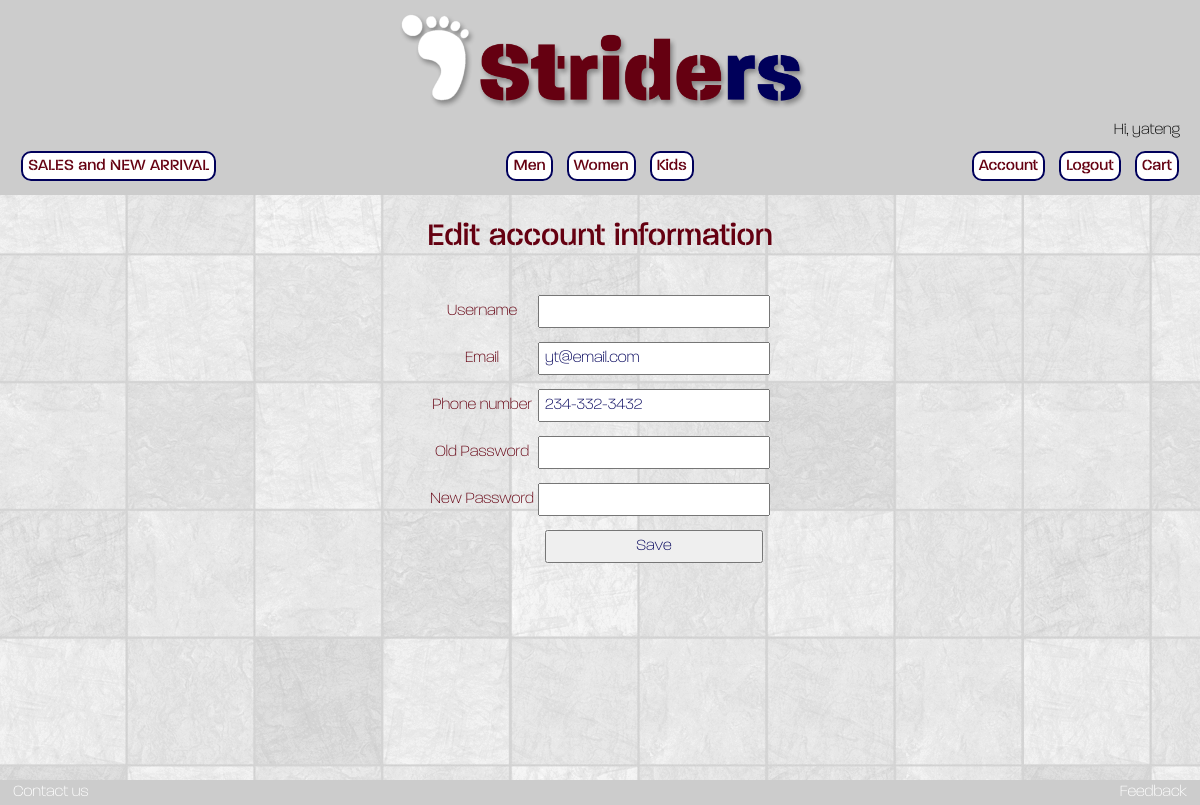
/account (signed in), run on the app's committed database.
### models.py (models this page shows, shortened)
class DBUser(db.Model):
    __tablename__ = 'users'
    user_id = db.Column(db.Integer(), primary_key=True, autoincrement=True)
    username = db.Column(db.Text())
    email = db.Column(db.Text(), nullable=False)
    phone = db.Column(db.Text())
    password = db.Column(db.Text(), nullable=False)

### app.py (the view, shortened to what this page needs)
@app.route('/account', methods=['GET', 'POST'])
@login_required
def account():
    form = RegisterForm(obj=current_user)
    user = find_user(form.username.data)
    return render_template('account.html', form=form)

### forms.py
class RegisterForm(FlaskForm):
    username = StringField('Username',
                           validators=[InputRequired(),
                                       Length(4, 64),
                                       Regexp('^[A-Za-z][A-Za-z0-9_.]*$', 0,
                                              'Usernames must start with a letter and must have only letters, '
                                              'numbers, dots or underscores')])
    email = EmailField('Email', validators=[InputRequired()])
    phone = StringField('Phone number', validators=[InputRequired()])
    password = PasswordField('Password', validators=[InputRequired(), Length(8)])
    confirmPassword = PasswordField('Confirm Password',
                                    validators=[InputRequired(),
                                                EqualTo('password',
                                                        message='Passwords must match.')])
    submit = SubmitField('Register')

### app.py (called while the page is built)
@login_manager.user_loader
def load_user(user_id):
    user = find_user(user_id)
    if user:
        user.password = None
    return user

def find_user(username):
    res = DBUser.query.filter_by(username=username).first()
    if res:
        user = User(res.username, res.email, res.phone, res.password)
    else:
        user = None
    return user

### templates/account.html (shortened to what this page needs)
{% extends "template.html" %}
{% block content %}
    <h1>Edit account information</h1>
    <div class="formcenter">
        <form action="/account" method="post">
            <table>
                <tr>
                    <td>{{ form.username.label }}</td>
                    <td>{{ form.username }}</td>
                </tr>
                <tr>
                    <td>{{ form.email.label }}</td>
                    <td>{{ form.email }}</td>
                </tr>
                <tr>
                    <td>{{ form.phone.label }}</td>
                    <td>{{ form.phone }}</td>
                </tr>
                <tr>
                    <td>Old Password</td>
                    <td>{{ form.password }}</td>
                </tr>
                <tr>
                    <td>New Password</td>
                    <td>{{ form.confirmPassword }}</td>
                </tr>
                <th>
                    {% if current_user.email %}
                       <td>{{ form.submit(value="Save") }}</td>
                    {% else %}
                        <td>{{ form.submit }}</td>
                    {% endif %}
                </th>
            </table>
        </form>
    </div>
    </body>
    </html>
{% endblock %}

### templates/template.html (shortened to what this page needs)
<!doctype html>
<html>
<head>
</head>
<body>
<div id="header">
    <div style="padding: 0; margin: 0">
        <img src="static/img/striders_logo.png" height="115" alt=""/>
        <div align="right" style="margin-right: 20px">{% if current_user.is_authenticated %}Hi,
            {{ current_user.id }}{% endif %}</div>
    </div>
    <table style="width: 100%; margin:0; padding: 0">
        <tr>
            <td align="left" style="width: 33%">
                <table>
                    <tr>
                        <td><span class="button"><a href="/">SALES and NEW ARRIVAL</a></span></td>
                        <td>
                        </td>
                    </tr>
                </table>
            </td>
            <td align="center" style="width: 33%">
                <table>
                    <tr>
                        <td><span class="button"><a href="/men">Men</a></span></td>
                        <td><span class="button"><a href="/women">Women</a></span></td>
                        <td><span class="button"><a href="/kids">Kids</a></span></td>
                    </tr>
                </table>
            </td>
            <td align="right" style="width: 33%">
                <table>
                    <tr>
                        <td>
                <span class="button">
                        {% if current_user.is_authenticated %}
                            <a href="/account">Account</a>
                        {% else %}
                            <a href="/register">Register</a>
                        {% endif %}
                </span>
                        </td>
                        <td>
                <span class="button">
                        {% if current_user.is_authenticated %}
                            <a href="/logout">Logout</a>
                        {% else %}
                            <a href="/login">LogIn</a>
                        {% endif %}
                </span>
                        </td>
                        <td>
                        <span class="button">
                            <a href="/cart">Cart</a>
                        </span>
                        </td>
                    </tr>
                </table>
            </td>
        </tr>
    </table>
</div>
<div id="main"> {% block content %}
{% endblock %} </div>
<div id="footer">
    <table width="100%">
        <tr>
            <td style="text-align: left"><a href="/contact">Contact us</a></td>
            <td style="text-align: right"><a href="/feedback">Feedback</a></td>
        </tr>
    </table>
</div>
</body>
</html>

### templates/template.html (style rules this page uses)
.formcenter table { margin: 30px auto; }
body { background-color: #CCC; margin: 0; padding: 0; font-family: ParaExtraLight; }
#header { display: block; background-color: #CCC; text-align: center; width: 100%; text-align: center }
#footer { display: block; background-color: #CCC; color: #FFF; }
#main { display: block; overflow-y: scroll; background-color: #FFF; background-attachment: fixed; min-height: 100px; background-image: url("static/img/TileTex.png"); color: #650011; text-align: center; width: 100% }
.button { background-color: #FFF; color: #650011; border: 2px solid #00005A; padding: 5px; margin: 5px; border-radius: 10px; font-family: ParaStencil }
.button a { color: #650011; text-decoration: none }
#footer a { color: #FFF; text-decoration: none; margin: 10px; }
#header table { margin: 10px; display: inline-table }
input { margin: 5px 0px 5px 0; resize: none; width: 23.45ch }
input, select { padding: 5px; color: #00005A; font: inherit; }
h1, h2 { font-family: ParaStencil; font-weight: normal }

### data on the page
DBUser: id "yateng", email "yt@email.com", phone "234-332-3432"
